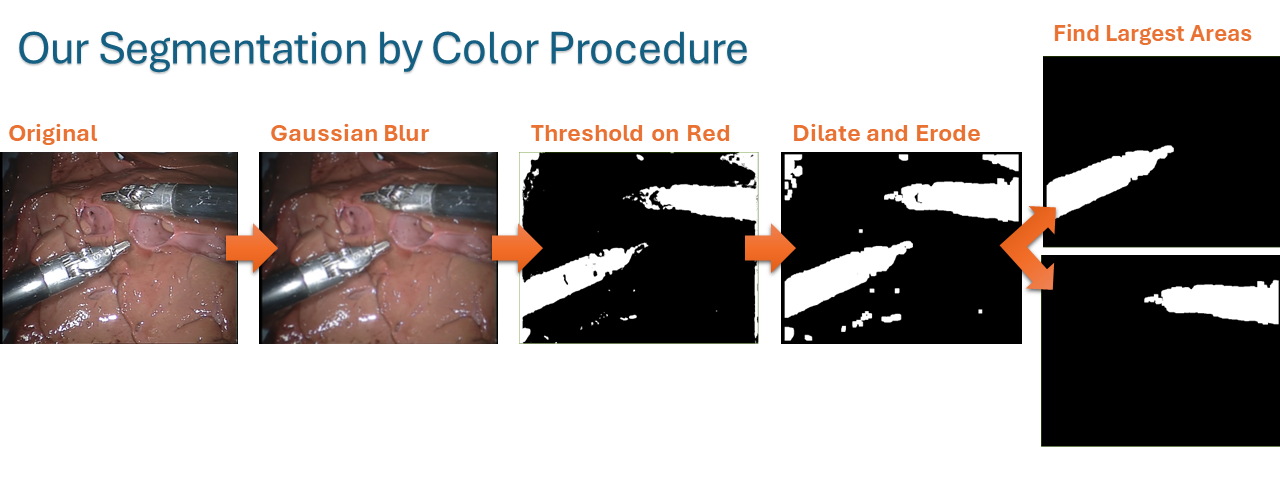
#> input picture amber_segmentation_procedure.png, 1280 x 480 px
$ python -i nidhi_segmentation_model.py   (imports and definitions only)
#> lines starting #> are read from the running program, lines starting #| are printed output that depends on the picture; after the words box and inside, x2 and y2 are one past the last pixel; in counts of white or black regions, pixels touching at a corner belong together
#> further down, picture is the input picture: shape (480, 1280, 3); mean B, G, R 158.8, 160.4, 165.8
'''
In this file, write the code to segment an unseen image
If there is a new model you would like to try, don't
delete what's here; just add a new function in this file
and change which function is called in main.py
'''
import matplotlib.pyplot as plt
import numpy as np
import cv2 as cv
import os
import csv


def model_segmentation_by_sift(frame):
    '''
    Segments the image frame into left and right tools
    Parameters:
    frame: a dimensional nxmx3 uint8 numpy array, where the third dimension is RBG color
        in the range 0-255
    Returns:
    left_guess: a nxmx1 binary numpy array. True values represent the pixel locations of
        the left (or only) tool in the image. If there is no tool, all values are False
    right_guess: a nxmx1 binary numpy array. True values represent the pixel locations
        of the right tool, if any. If there is no second tool, all values will be False.
    '''
    # Note - probably DON'T resize the image
    # Unless you upscale it again at the end
    # Because the output needs to be the same size as the input


        # Blur only red

    hsv_image = cv.cvtColor(frame, cv.COLOR_BGR2HSV)
#> hsv_image: shape (480, 1280, 3); mean H, S, V 8, 18.3, 167.3
    low_H = 215/2
    high_H = 330/2
    low_S = 0*2.55
    high_S = 90*2.55
    low_V = 0*2.55
    high_V = 90*2.55
    lower_bound = np.array([215/2, 0*2.55, 0*2.55])  # Lower bound for green in HSV
    upper_bound = np.array([330/2, 90*2.55, 90*2.55])  # Upper bound for green in HSV

    #lower_bound = np.array([100, 50, 50])  # Lower bound for blue in HSV
    #upper_bound = np.array([130, 255, 255])

    # Create a mask based on the color threshold
    mask = cv.inRange(hsv_image, lower_bound, upper_bound)
#> mask: shape (480, 1280); 1% white; 467 white regions (423 under 20 px), largest, box (x1, y1, x2, y2) and area: (318, 245, 384, 291) 907, (66, 245, 124, 287) 515, (57, 252, 88, 281) 294

    # Apply the mask to the original image
    masked_image = cv.bitwise_and(frame, frame, mask=mask)

    # Apply a blur operation to the masked image
    blurred_image = cv.GaussianBlur(masked_image, (51, 51), 0)

    # Invert the mask
    mask = cv.bitwise_not(mask)

    # Apply the inverted mask to the original image
    masked_background = cv.bitwise_and(frame, frame, mask=mask)

    # Combine the original image and the blurred image
    frame = cv.add(masked_background, blurred_image)

    # Sharpen image tool points

    kernel = np.array([[-1,-1,-1], [-1,9,-1], [-1,-1,-1]])
    frame = cv.filter2D(frame, -1, kernel)

    gamma=0.9
    frame1=np.power(frame,gamma)
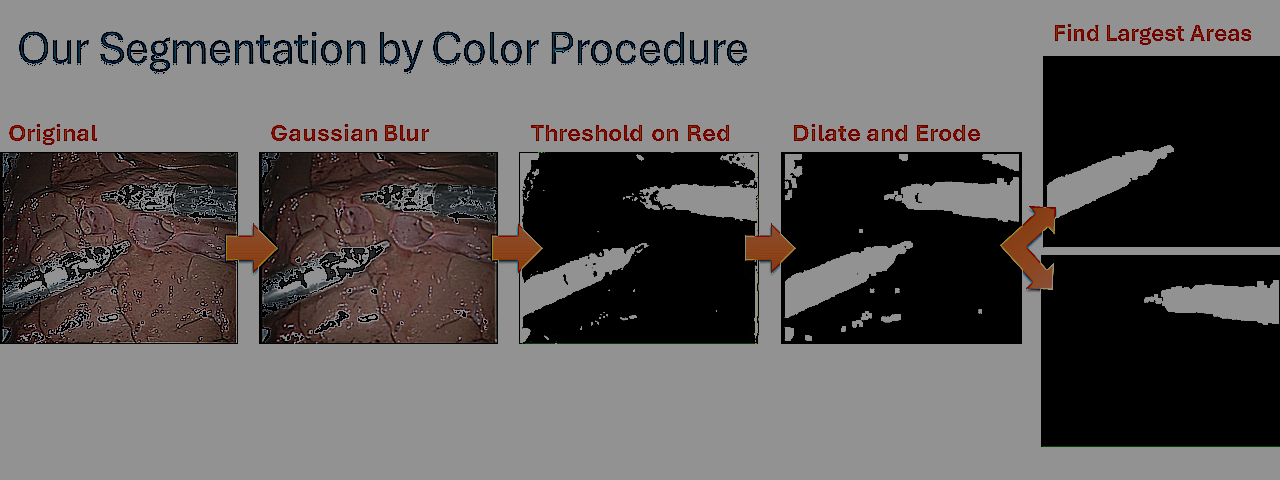
#> frame1: shape (480, 1280, 3) float64; mean B, G, R 91.4, 92.2, 95.7
    if frame1.dtype != 'uint8':
        frame1 = cv.convertScaleAbs(frame1)
    frame1 = cv.Canny(frame1, 600, 870)
#> frame1: shape (480, 1280); 1.2% white in thin lines or dots, all inside (x1, y1, x2, y2) = (3, 24, 1279, 447)
    kernel_size = 21
    frame = cv.GaussianBlur(frame,(kernel_size,kernel_size),0)

    # Edges are weird. Get them out
    frame[0:15,:] = 0
    frame[-15:-1,:] = 0
    frame[:,0:15] = 0
    frame[:,-15:-1] = 0
    # Dilate and erode

    kernel = np.ones((3, 3), np.uint8)
    frame = cv.erode(frame, kernel, iterations=1)
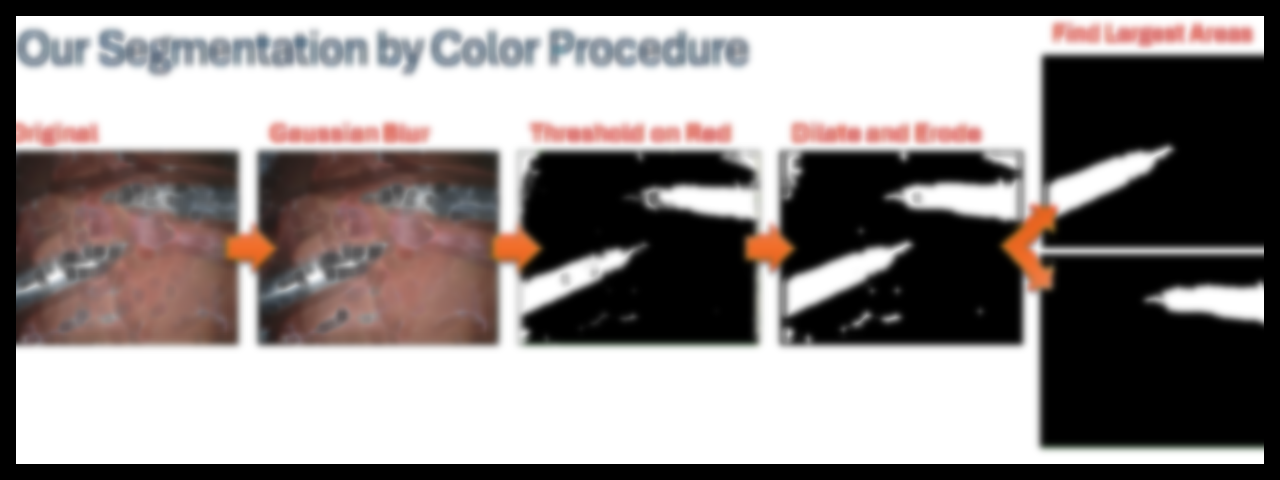
#> frame: shape (480, 1280, 3); mean B, G, R 134.6, 135.9, 142.3
    kernel = np.ones((5, 5), np.uint8)
    frame = cv.dilate(frame, kernel, iterations=2)
    gray_frame =  cv.cvtColor(frame, cv.COLOR_BGR2GRAY)
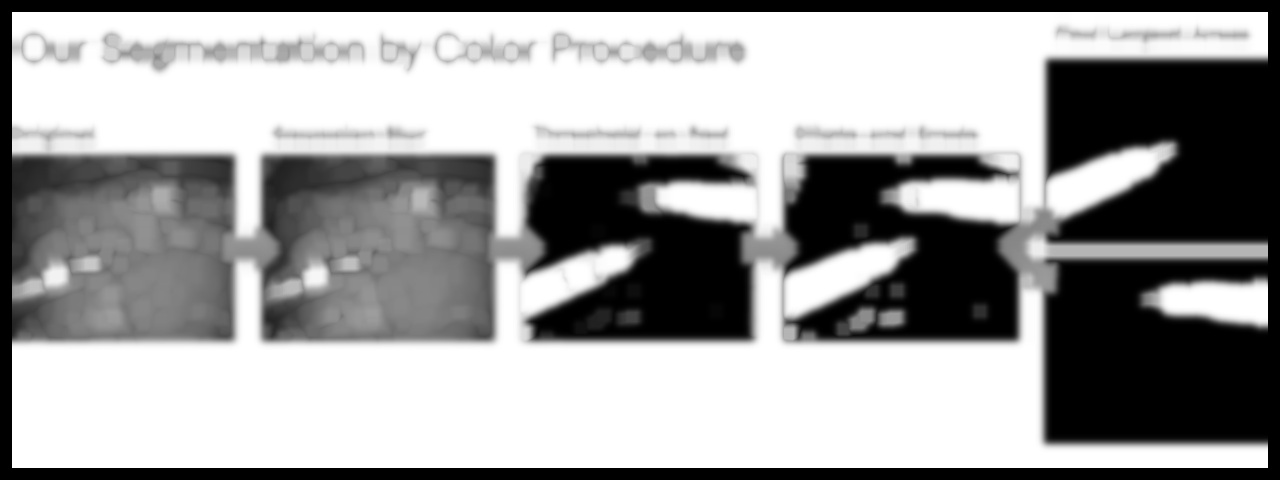
#> gray_frame: shape (480, 1280); min 0, max 255, mean 156.6


    # Initialize the SIFT detector
    sift = cv.SIFT_create()

    # Detect keypoints and descriptors
    keypoints, descriptors = sift.detectAndCompute(gray_frame, None)
#> keypoints = 308 keypoints; strongest (x, y, size): (1255, 456, 17.4), (1176, 300, 24.6), (839, 198, 62.8), (614, 259, 23)

    # Create a mask to store the segmented regions
    mask = np.zeros_like(gray_frame)

    # Draw keypoints on the mask (regions of interest)
    for kp in keypoints:
        x, y = np.int32(kp.pt)
        size = np.int32(kp.size)
        cv.circle(mask, (x, y), 19, 255, -1)
        kernel = np.ones((5, 5), np.uint8)
        mask = cv.morphologyEx(mask, cv.MORPH_CLOSE, kernel)
        segmented_img = cv.bitwise_and(frame, frame, mask=mask)
#> this loop made 308 passes
#> (kp, x, y, size) on passes 1 to 3: (keypoint at (15.9, 250.2), size 7.2, 15, 250, 7), (keypoint at (20, 116.1), size 14.1, 19, 116, 14), (keypoint at (20.3, 459.3), size 13.3, 20, 459, 13)
#> pass 1, in model_segmentation_by_sift, `mask = cv.morphologyEx(mask, cv.MORPH_CLOSE, kernel)`:
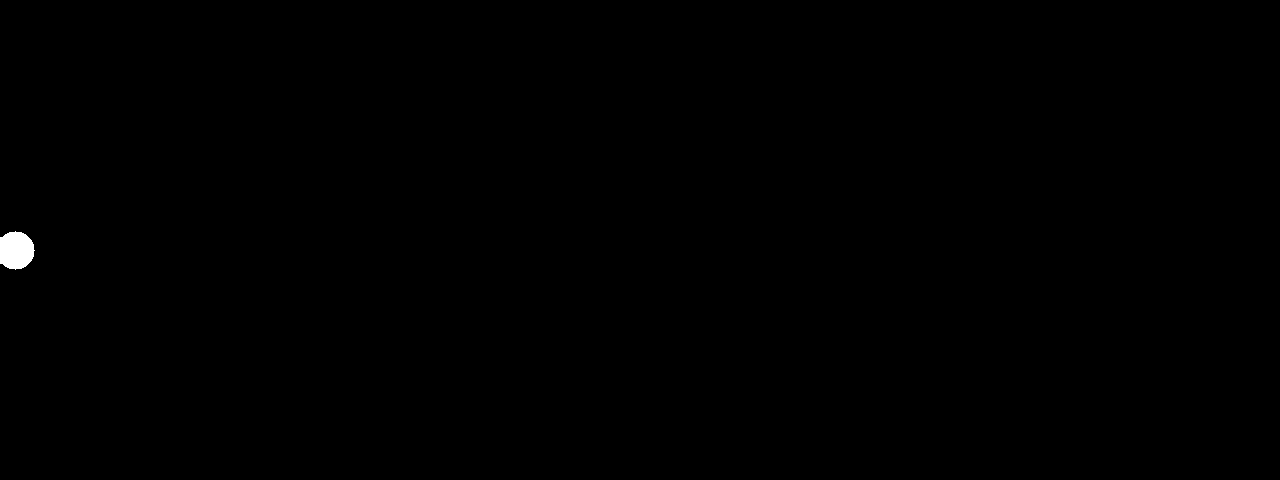
#> mask: shape (480, 1280); 0.18% white; 1 white region, box (x1, y1, x2, y2) and area: (0, 231, 35, 270) 1083
#> after the loop:
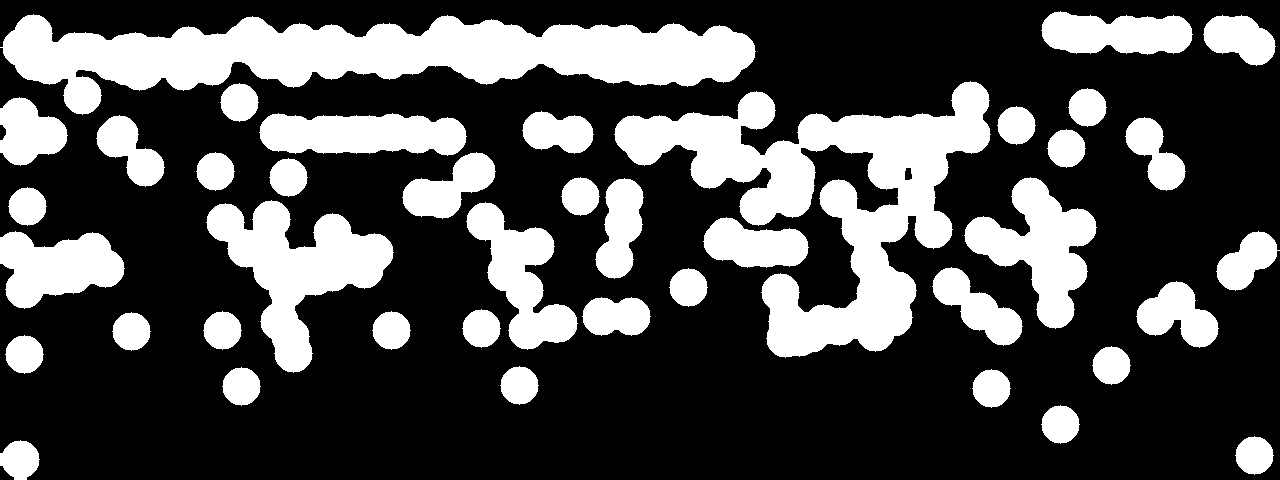
#> mask: shape (480, 1280); 29.6% white; 41 white regions

    frame_with_keypoints = cv.drawKeypoints(frame, keypoints, None)

    # cv.imshow('Video with SIFT Keypoints', frame_with_keypoints) # TODO uncomment
    frame = gray_frame

    # Keep the two biggest curves
    gray_seg =  cv.cvtColor(segmented_img, cv.COLOR_BGR2GRAY)
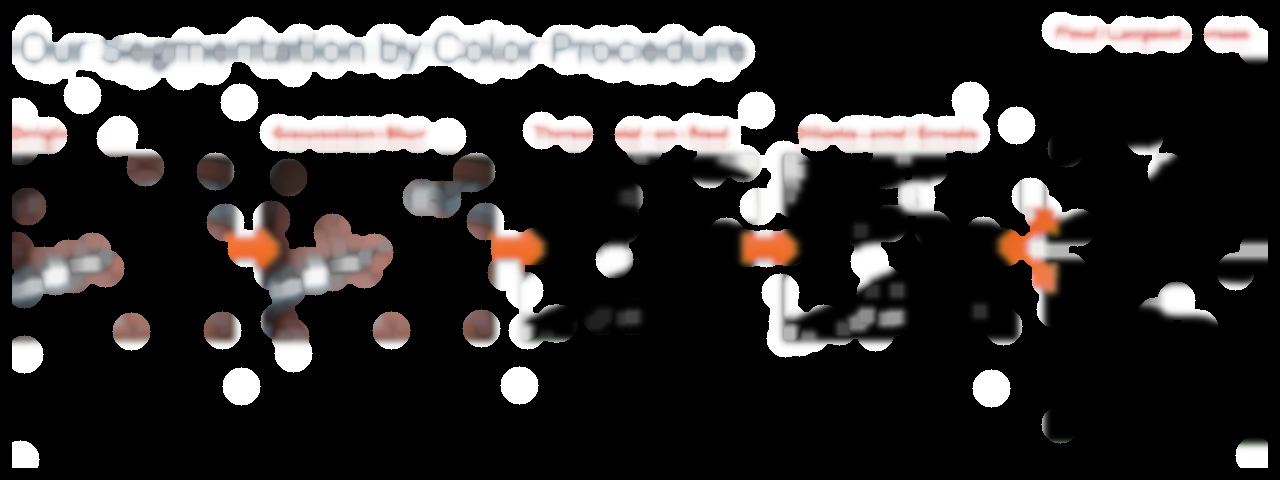
#> segmented_img: shape (480, 1280, 3); mean B, G, R 45.4, 46.1, 48.7
    contours, hierarchy = cv.findContours(gray_seg,cv.RETR_EXTERNAL,cv.CHAIN_APPROX_NONE )
#> contours = 43 contours; largest, box (x1, y1, x2, y2) and area: (12, 14, 756, 115) 37451, (614, 81, 991, 226) 22118, (206, 200, 394, 373) 13154, (761, 217, 913, 358) 10108, (966, 177, 1095, 328) 6944

    min_contour = 2000
    maxContour = 0
    secondContour = 0
    maxContourData = None
    secondContourData = None
    for contour in contours:
        contourSize = cv.contourArea(contour)
        if contourSize > secondContour and contourSize > min_contour:
            if contourSize > maxContour:
                secondContour = maxContour
                secondContourData = maxContourData
                maxContour = contourSize
                maxContourData = contour
            else:
                secondContour = contourSize
                secondContourData = contour
#> this loop made 43 passes
#> (contourSize, secondContour, maxContour) on passes 18, 21, 24, 40, 42: (5777.5, 0, 5777.5), (10108.5, 5777.5, 10108.5), (13154.5, 10108.5, 13154.5), (22118, 13154.5, 22118), (37451, 22118, 37451)
#> (contourSize, secondContour) on pass 23: (6577, 6577)
#> after the loop, maxContour = 37451; maxContourData = contour of 1682 points, box (x1, y1, x2, y2) (12, 14, 756, 115), area 37451; secondContour = 22118; secondContourData = contour of 1520 points, box (x1, y1, x2, y2) (614, 81, 991, 226), area 22118

    # Create a mask from the largest contours
    left_guess = np.zeros(frame.shape, np.uint8)
    right_guess = np.zeros(frame.shape, np.uint8)
    if secondContour > 0:
        # Find which is right and left
        M_first = cv.moments(maxContourData)
#> M_first = moments, m00 37451, centre m10/m00, m01/m00 = (373.9, 54.1)
        cX_first = int(M_first["m10"] / M_first["m00"])
#> cX_first = 373

        M_second = cv.moments(secondContourData)
#> M_second = moments, m00 22118, centre m10/m00, m01/m00 = (815.9, 150.1)
        cX_second = int(M_second["m10"] / M_second["m00"])
#> cX_second = 815

        if cX_second > cX_first: # first is left
            cv.drawContours(left_guess, [maxContourData], -1, 255, cv.FILLED)
#> left_guess: shape (480, 1280); 6.2% white; 1 white region, box (x1, y1, x2, y2) and area: (12, 14, 756, 115) 38293
            cv.drawContours(right_guess, [secondContourData], -1, 255, cv.FILLED)
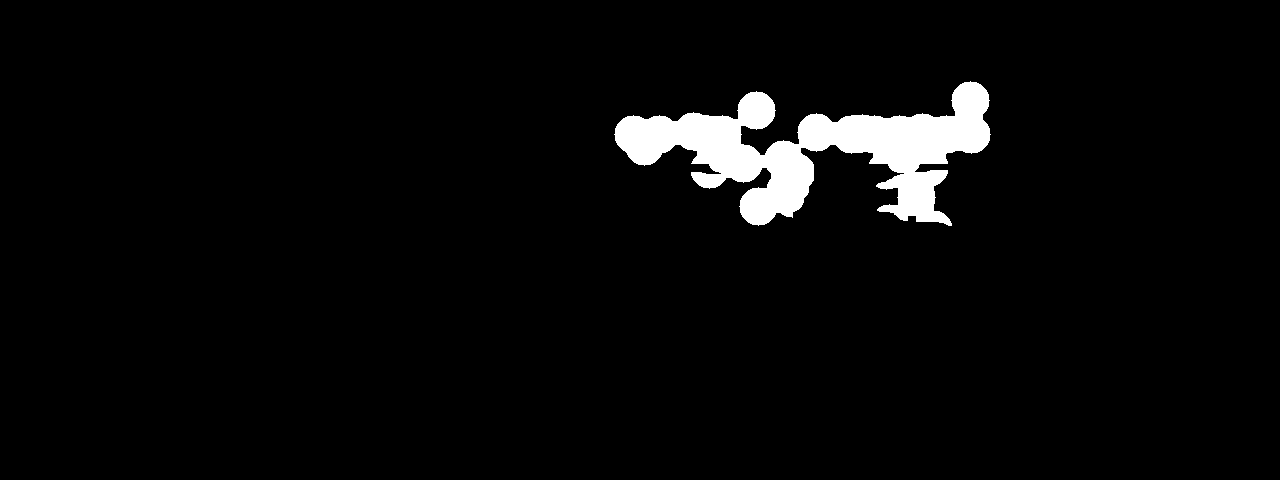
#> right_guess: shape (480, 1280); 3.7% white; 1 white region, box (x1, y1, x2, y2) and area: (614, 81, 991, 226) 22879
        else: # first is right
            cv.drawContours(left_guess, [secondContourData], -1, 255, cv.FILLED)
            cv.drawContours(right_guess, [maxContourData], -1, 255, cv.FILLED)
    elif maxContour > 0:
        cv.drawContours(left_guess, [maxContourData], -1, 255, cv.FILLED)


    return left_guess, right_guess

def match_features(descriptors1, descriptors2):
    bf = cv.BFMatcher()
    matches = bf.knnMatch(descriptors1, descriptors2, k=2)
    good_matches = []
    for m, n in matches:
        if m.distance < 0.75 * n.distance:
            good_matches.append(m)
    return good_matches

def segment_instrument(img, keypoints):
    mask = np.zeros_like(img)
    pts = np.array([kp.pt for kp in keypoints], dtype=np.int32)
    cv.fillPoly(mask, [pts], (255, 255, 255))
    segmented = cv.bitwise_and(img, mask)
    return segmented

>>> import cv2
>>> picture = cv2.imread('amber_segmentation_procedure.png')
>>> result = model_segmentation_by_sift(picture)
